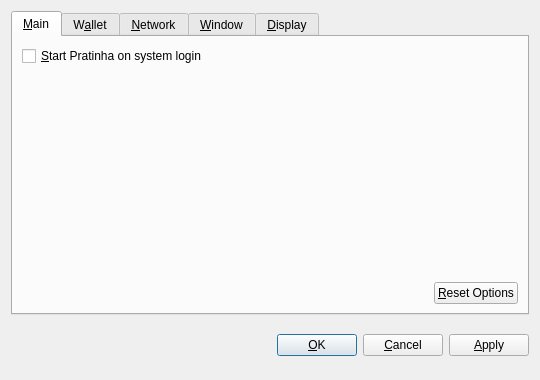
<?xml version="1.0" encoding="UTF-8"?>
<ui version="4.0">
 <class>OptionsDialog</class>
 <widget class="QDialog" name="OptionsDialog">
  <property name="geometry">
   <rect>
    <x>0</x>
    <y>0</y>
    <width>540</width>
    <height>380</height>
   </rect>
  </property>
  <property name="windowTitle">
   <string>Options</string>
  </property>
  <property name="modal">
   <bool>true</bool>
  </property>
  <layout class="QVBoxLayout" name="verticalLayout">
   <item>
    <widget class="QTabWidget" name="tabWidget">
     <property name="tabPosition">
      <enum>QTabWidget::North</enum>
     </property>
     <property name="currentIndex">
      <number>0</number>
     </property>
     <widget class="QWidget" name="tabMain">
      <attribute name="title">
       <string>&amp;Main</string>
      </attribute>
      <layout class="QVBoxLayout" name="verticalLayout_Main">
       <item>
        <widget class="QCheckBox" name="bitcoinAtStartup">
         <property name="toolTip">
          <string>Automatically start Pratinha after logging in to the system.</string>
         </property>
         <property name="text">
          <string>&amp;Start Pratinha on system login</string>
         </property>
        </widget>
       </item>
       <item>
        <spacer name="verticalSpacer_Main">
         <property name="orientation">
          <enum>Qt::Vertical</enum>
         </property>
         <property name="sizeHint" stdset="0">
          <size>
           <width>20</width>
           <height>40</height>
          </size>
         </property>
        </spacer>
       </item>
       <item>
        <layout class="QHBoxLayout" name="horizontalLayout_2_Main">
         <item>
          <spacer name="horizontalSpacer_2_Main">
           <property name="orientation">
            <enum>Qt::Horizontal</enum>
           </property>
           <property name="sizeHint" stdset="0">
            <size>
             <width>40</width>
             <height>20</height>
            </size>
           </property>
          </spacer>
         </item>
         <item>
          <widget class="QPushButton" name="resetButton">
           <property name="toolTip">
            <string>Reset all client options to default.</string>
           </property>
           <property name="text">
            <string>&amp;Reset Options</string>
           </property>
           <property name="autoDefault">
            <bool>false</bool>
           </property>
          </widget>
         </item>
        </layout>
       </item>
      </layout>
     </widget>
     <widget class="QWidget" name="tabWallet">
      <attribute name="title">
       <string>W&amp;allet</string>
      </attribute>
      <layout class="QVBoxLayout" name="verticalLayout_Network">
       <item>
        <widget class="QLabel" name="transactionFeeInfoLabel">
         <property name="text">
          <string>Optional transaction fee per kB that helps make sure your transactions are processed quickly. Most transactions are 1 kB.</string>
         </property>
         <property name="textFormat">
          <enum>Qt::PlainText</enum>
         </property>
         <property name="wordWrap">
          <bool>true</bool>
         </property>
        </widget>
       </item>
       <item>
        <layout class="QHBoxLayout" name="horizontalLayout_1_Main">
         <item>
          <widget class="QLabel" name="transactionFeeLabel">
           <property name="text">
            <string>Pay transaction &amp;fee</string>
           </property>
           <property name="textFormat">
            <enum>Qt::PlainText</enum>
           </property>
           <property name="buddy">
            <cstring>transactionFee</cstring>
           </property>
          </widget>
         </item>
         <item>
          <widget class="BitcoinAmountField" name="transactionFee"/>
         </item>
         <item>
          <spacer name="horizontalSpacer_1_Main">
           <property name="orientation">
            <enum>Qt::Horizontal</enum>
           </property>
           <property name="sizeHint" stdset="0">
            <size>
             <width>40</width>
             <height>20</height>
            </size>
           </property>
          </spacer>
         </item>
        </layout>
       </item>
       <item>
        <widget class="QLabel" name="label">
         <property name="text">
          <string>If you disable the spending of unconfirmed change, the change from a transaction cannot be used until that transaction has at least one confirmation. This also affects how your balance is computed.</string>
         </property>
         <property name="wordWrap">
          <bool>true</bool>
         </property>
        </widget>
       </item>
       <item>
        <widget class="QCheckBox" name="spendZeroConfChange">
         <property name="text">
          <string>Spend unconfirmed change  (experts only)</string>
         </property>
        </widget>
       </item>
       <item>
        <spacer name="verticalSpacer">
         <property name="orientation">
          <enum>Qt::Vertical</enum>
         </property>
         <property name="sizeHint" stdset="0">
          <size>
           <width>20</width>
           <height>40</height>
          </size>
         </property>
        </spacer>
       </item>
      </layout>
     </widget>
     <widget class="QWidget" name="tabNetwork">
      <attribute name="title">
       <string>&amp;Network</string>
      </attribute>
      <layout class="QVBoxLayout" name="verticalLayout_Network">
       <item>
        <widget class="QCheckBox" name="mapPortUpnp">
         <property name="toolTip">
          <string>Automatically open the Pratinha client port on the router. This only works when your router supports UPnP and it is enabled.</string>
         </property>
         <property name="text">
          <string>Map port using &amp;UPnP</string>
         </property>
        </widget>
       </item>
       <item>
        <widget class="QCheckBox" name="connectSocks">
         <property name="toolTip">
          <string>Connect to the Pratinha network through a SOCKS proxy (e.g. when connecting through Tor).</string>
         </property>
         <property name="text">
          <string>&amp;Connect through SOCKS proxy:</string>
         </property>
        </widget>
       </item>
       <item>
        <layout class="QHBoxLayout" name="horizontalLayout_Network">
         <item>
          <widget class="QLabel" name="proxyIpLabel">
           <property name="text">
            <string>Proxy &amp;IP:</string>
           </property>
           <property name="textFormat">
            <enum>Qt::PlainText</enum>
           </property>
           <property name="buddy">
            <cstring>proxyIp</cstring>
           </property>
          </widget>
         </item>
         <item>
          <widget class="QValidatedLineEdit" name="proxyIp">
           <property name="maximumSize">
            <size>
             <width>140</width>
             <height>16777215</height>
            </size>
           </property>
           <property name="toolTip">
            <string>IP address of the proxy (e.g. 127.0.0.1)</string>
           </property>
          </widget>
         </item>
         <item>
          <widget class="QLabel" name="proxyPortLabel">
           <property name="text">
            <string>&amp;Port:</string>
           </property>
           <property name="textFormat">
            <enum>Qt::PlainText</enum>
           </property>
           <property name="buddy">
            <cstring>proxyPort</cstring>
           </property>
          </widget>
         </item>
         <item>
          <widget class="QLineEdit" name="proxyPort">
           <property name="maximumSize">
            <size>
             <width>55</width>
             <height>16777215</height>
            </size>
           </property>
           <property name="toolTip">
            <string>Port of the proxy (e.g. 9050)</string>
           </property>
          </widget>
         </item>
         <item>
          <widget class="QLabel" name="socksVersionLabel">
           <property name="text">
            <string>SOCKS &amp;Version:</string>
           </property>
           <property name="textFormat">
            <enum>Qt::PlainText</enum>
           </property>
           <property name="buddy">
            <cstring>socksVersion</cstring>
           </property>
          </widget>
         </item>
         <item>
          <widget class="QValueComboBox" name="socksVersion">
           <property name="toolTip">
            <string>SOCKS version of the proxy (e.g. 5)</string>
           </property>
          </widget>
         </item>
         <item>
          <spacer name="horizontalSpacer_Network">
           <property name="orientation">
            <enum>Qt::Horizontal</enum>
           </property>
           <property name="sizeHint" stdset="0">
            <size>
             <width>40</width>
             <height>20</height>
            </size>
           </property>
          </spacer>
         </item>
        </layout>
       </item>
       <item>
        <spacer name="verticalSpacer_Network">
         <property name="orientation">
          <enum>Qt::Vertical</enum>
         </property>
         <property name="sizeHint" stdset="0">
          <size>
           <width>20</width>
           <height>40</height>
          </size>
         </property>
        </spacer>
       </item>
      </layout>
     </widget>
     <widget class="QWidget" name="tabWindow">
      <attribute name="title">
       <string>&amp;Window</string>
      </attribute>
      <layout class="QVBoxLayout" name="verticalLayout_Window">
       <item>
        <widget class="QCheckBox" name="minimizeToTray">
         <property name="toolTip">
          <string>Show only a tray icon after minimizing the window.</string>
         </property>
         <property name="text">
          <string>&amp;Minimize to the tray instead of the taskbar</string>
         </property>
        </widget>
       </item>
       <item>
        <widget class="QCheckBox" name="minimizeOnClose">
         <property name="toolTip">
          <string>Minimize instead of exit the application when the window is closed. When this option is enabled, the application will be closed only after selecting Quit in the menu.</string>
         </property>
         <property name="text">
          <string>M&amp;inimize on close</string>
         </property>
        </widget>
       </item>
       <item>
        <spacer name="verticalSpacer_Window">
         <property name="orientation">
          <enum>Qt::Vertical</enum>
         </property>
         <property name="sizeHint" stdset="0">
          <size>
           <width>20</width>
           <height>40</height>
          </size>
         </property>
        </spacer>
       </item>
      </layout>
     </widget>
     <widget class="QWidget" name="tabDisplay">
      <attribute name="title">
       <string>&amp;Display</string>
      </attribute>
      <layout class="QVBoxLayout" name="verticalLayout_Display">
       <item>
        <layout class="QHBoxLayout" name="horizontalLayout_1_Display">
         <item>
          <widget class="QLabel" name="langLabel">
           <property name="text">
            <string>User Interface &amp;language:</string>
           </property>
           <property name="textFormat">
            <enum>Qt::PlainText</enum>
           </property>
           <property name="buddy">
            <cstring>lang</cstring>
           </property>
          </widget>
         </item>
         <item>
          <widget class="QValueComboBox" name="lang">
           <property name="toolTip">
            <string>The user interface language can be set here. This setting will take effect after restarting Pratinha.</string>
           </property>
          </widget>
         </item>
        </layout>
       </item>
       <item>
        <layout class="QHBoxLayout" name="horizontalLayout_2_Display">
         <item>
          <widget class="QLabel" name="unitLabel">
           <property name="text">
            <string>&amp;Unit to show amounts in:</string>
           </property>
           <property name="textFormat">
            <enum>Qt::PlainText</enum>
           </property>
           <property name="buddy">
            <cstring>unit</cstring>
           </property>
          </widget>
         </item>
         <item>
          <widget class="QValueComboBox" name="unit">
           <property name="toolTip">
            <string>Choose the default subdivision unit to show in the interface and when sending coins.</string>
           </property>
          </widget>
         </item>
        </layout>
       </item>
       <item>
        <widget class="QCheckBox" name="displayAddresses">
         <property name="toolTip">
          <string>Whether to show Pratinha addresses in the transaction list or not.</string>
         </property>
         <property name="text">
          <string>&amp;Display addresses in transaction list</string>
         </property>
        </widget>
       </item>
       <item>
        <widget class="QCheckBox" name="coinControlFeatures">
         <property name="toolTip">
          <string>Whether to show coin control features or not.</string>
         </property>
         <property name="text">
          <string>Display coin &amp;control features (experts only!)</string>
         </property>
        </widget>
       </item>
       <item>
        <spacer name="verticalSpacer_Display">
         <property name="orientation">
          <enum>Qt::Vertical</enum>
         </property>
         <property name="sizeHint" stdset="0">
          <size>
           <width>20</width>
           <height>40</height>
          </size>
         </property>
        </spacer>
       </item>
      </layout>
     </widget>
    </widget>
   </item>
   <item>
    <layout class="QHBoxLayout" name="horizontalLayout_Buttons">
     <item>
      <spacer name="horizontalSpacer_1">
       <property name="orientation">
        <enum>Qt::Horizontal</enum>
       </property>
       <property name="sizeHint" stdset="0">
        <size>
         <width>40</width>
         <height>48</height>
        </size>
       </property>
      </spacer>
     </item>
     <item>
      <widget class="QLabel" name="statusLabel">
       <property name="font">
        <font>
         <weight>75</weight>
         <bold>true</bold>
        </font>
       </property>
       <property name="text">
        <string/>
       </property>
       <property name="textFormat">
        <enum>Qt::PlainText</enum>
       </property>
       <property name="wordWrap">
        <bool>true</bool>
       </property>
      </widget>
     </item>
     <item>
      <spacer name="horizontalSpacer_2">
       <property name="orientation">
        <enum>Qt::Horizontal</enum>
       </property>
       <property name="sizeHint" stdset="0">
        <size>
         <width>40</width>
         <height>48</height>
        </size>
       </property>
      </spacer>
     </item>
     <item>
      <widget class="QPushButton" name="okButton">
       <property name="text">
        <string>&amp;OK</string>
       </property>
      </widget>
     </item>
     <item>
      <widget class="QPushButton" name="cancelButton">
       <property name="text">
        <string>&amp;Cancel</string>
       </property>
       <property name="autoDefault">
        <bool>false</bool>
       </property>
      </widget>
     </item>
     <item>
      <widget class="QPushButton" name="applyButton">
       <property name="text">
        <string>&amp;Apply</string>
       </property>
       <property name="autoDefault">
        <bool>false</bool>
       </property>
      </widget>
     </item>
    </layout>
   </item>
  </layout>
 </widget>
 <customwidgets>
  <customwidget>
   <class>BitcoinAmountField</class>
   <extends>QSpinBox</extends>
   <header>bitcoinamountfield.h</header>
  </customwidget>
  <customwidget>
   <class>QValueComboBox</class>
   <extends>QComboBox</extends>
   <header>qvaluecombobox.h</header>
  </customwidget>
  <customwidget>
   <class>QValidatedLineEdit</class>
   <extends>QLineEdit</extends>
   <header>qvalidatedlineedit.h</header>
  </customwidget>
 </customwidgets>
 <resources/>
 <connections/>
</ui>
